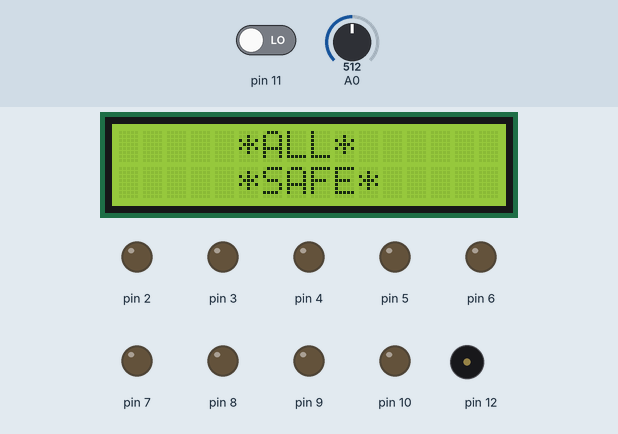
Bench run of a sketch on a simulated Arduino Uno, built with avr-gcc and run on an emulated ATmega328P. Shown: 16×2 character LCD, output pins drawn as LEDs (lit = HIGH), buzzer (waves = sounding). Dashed ring = blinking. The inputs (shaded band) are chosen by the test bench; at power-on: A0 = 512, pin 11 LOW.

Above: at 1.2 s.
1.3 s: A0 set to 637
2.8 s: A0 set to 669
At 3.9 s:
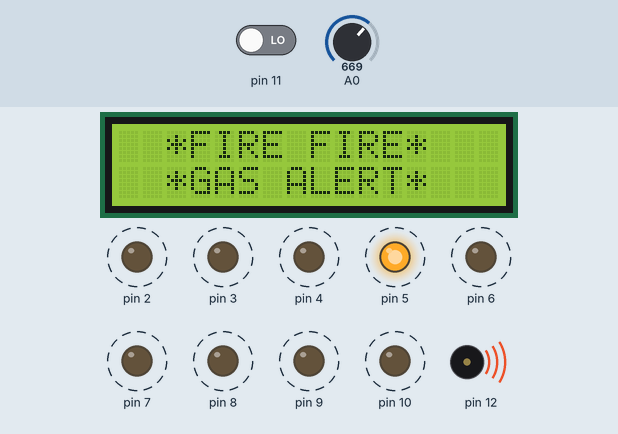
4.4 s: pin 11 driven HIGH
At 5.02 s:
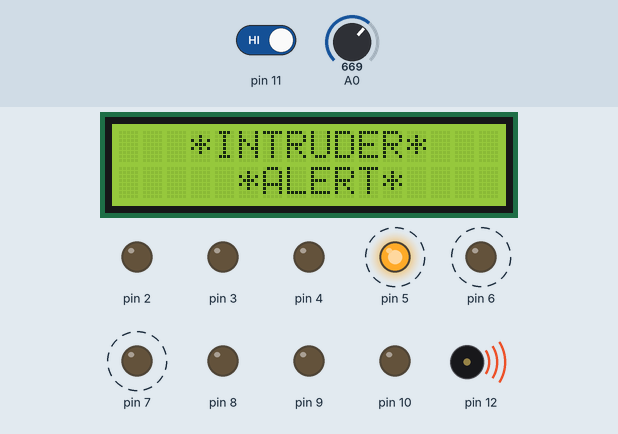
6.4 s: pin 11 driven LOW
7.9 s: A0 set to 640
At 8.45 s:
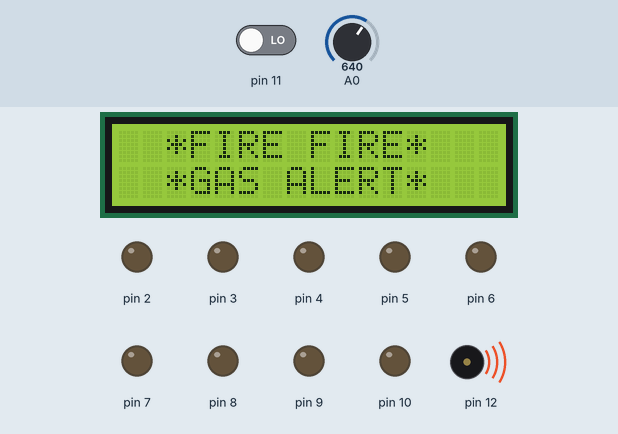
10.1 s: A0 set to 660
At 11.2 s:
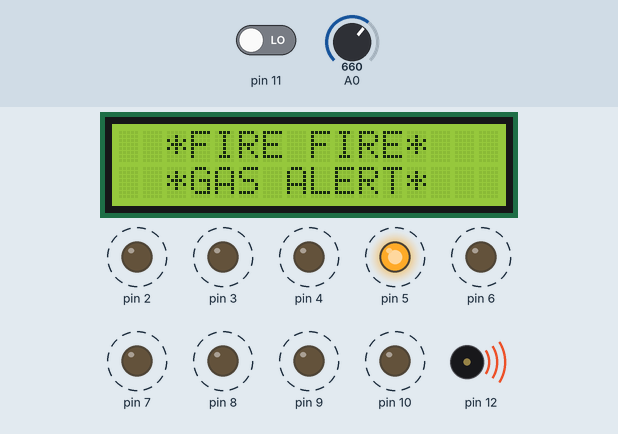
Timing chart, 0 to 12.8 s (numbered marks = the images above; inputs shaded):
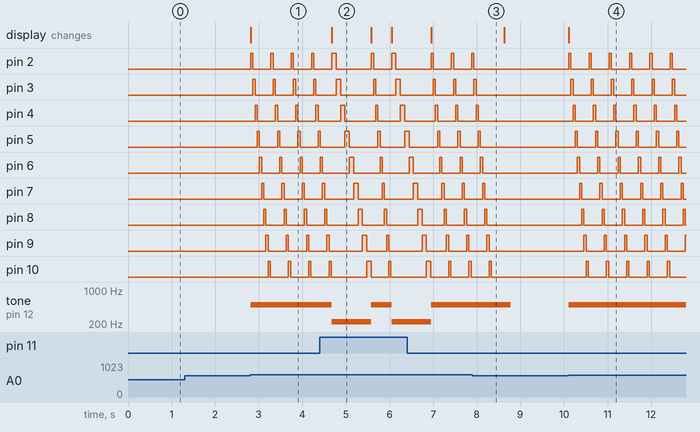

The sketch:

arduino.ino
```cpp
#include <LiquidCrystal.h>

int pirsensor = 0;
int gassensor = 0;
LiquidCrystal lcd(13, A1, A2, A3, A4, A5);

void setup()
{
  //-------------------------Leds-----------------------------
  pinMode(1, OUTPUT);
  pinMode(2, OUTPUT);
  pinMode(3, OUTPUT);
  pinMode(4, OUTPUT);
  pinMode(5, OUTPUT);
  pinMode(6, OUTPUT);
  pinMode(7, OUTPUT);
  pinMode(8, OUTPUT);
  pinMode(9, OUTPUT);
  pinMode(10, OUTPUT);

  //-----------------------PIR sensor-------------------------
  pinMode(11, INPUT);

  //-----------------------Gas sensor-------------------------
  Serial.begin(9600);

  //--------------------------Piezo---------------------------
  pinMode(12, OUTPUT);

  //---------------------------LCD----------------------------
  lcd.begin(16, 2); // 16 coloane, 2 randuri

}

void loop(){
  pirsensor = digitalRead(11);
  gassensor = analogRead(A0);

  //--------------PIR sensor for motion detection-------------
  if (pirsensor == HIGH)
  {
    lcd.clear();
    lcd.setCursor(3, 0);
    lcd.print("*INTRUDER*");
    lcd.setCursor(5, 1);
    lcd.print("*ALERT*");


    // dance led, dance
    tone(12, 220, 900);
    digitalWrite(2, HIGH);
    delay(100);
    digitalWrite(2, LOW);
    digitalWrite(3, HIGH);
    delay(100);
    digitalWrite(3, LOW);
    digitalWrite(4, HIGH);
    delay(100);
    digitalWrite(4, LOW);
    digitalWrite(5, HIGH);
    delay(100);
    digitalWrite(5, LOW);
    digitalWrite(6, HIGH);
    delay(100);
    digitalWrite(6, LOW);
    digitalWrite(7, HIGH);
    delay(100);
    digitalWrite(7, LOW);
    digitalWrite(8, HIGH);
    delay(100);
    digitalWrite(8, LOW);
    digitalWrite(9, HIGH);
    delay(100);
    digitalWrite(9, LOW);
    digitalWrite(10, HIGH);
    delay(100);
    digitalWrite(10, LOW);
  }
  //------------------Gas sensor------------------
  if (gassensor > 650) {
    lcd.clear();
    lcd.setCursor(2, 0);
    lcd.print("*FIRE FIRE*");
    lcd.setCursor(2, 1);
    lcd.print("*GAS ALERT*");

    tone(12, 500, 900);
    digitalWrite(2, HIGH);
    delay(50);
    digitalWrite(2, LOW);
    digitalWrite(3, HIGH);
    delay(50);
    digitalWrite(3, LOW);
    digitalWrite(4, HIGH);
    delay(50);
    digitalWrite(4, LOW);
    digitalWrite(5, HIGH);
    delay(50);
    digitalWrite(5, LOW);
    digitalWrite(6, HIGH);
    delay(50);
    digitalWrite(6, LOW);
    digitalWrite(7, HIGH);
    delay(50);
    digitalWrite(7, LOW);
    digitalWrite(8, HIGH);
    delay(50);
    digitalWrite(8, LOW);
    digitalWrite(9, HIGH);
    delay(50);
    digitalWrite(9, LOW);
    digitalWrite(10, HIGH);
    delay(50);
    digitalWrite(10, LOW);
  } else
  {
    // suntem bine
    lcd.clear();
    lcd.setCursor(5, 0);
    lcd.print("*ALL*");
    lcd.setCursor(5, 1);
    lcd.print("*SAFE*");

    digitalWrite(2, LOW);
    digitalWrite(3, LOW);
    digitalWrite(4, LOW);
    digitalWrite(5, LOW);
    digitalWrite(6, LOW);
    digitalWrite(7, LOW);
    digitalWrite(8, LOW);
    digitalWrite(9, LOW);
    digitalWrite(10, LOW);
  }
  delay(10);

}
```

Measured:
- the behaviour switches between 650 and 651 on A0 (found by bisection; images 0 and 1)
- after the input at 1.3 s, every drawn part: stays the same
- after the input at 2.8 s, pin 2: alternates HIGH for 0.05 s and LOW for 0.42 s, starting at once; pin 3: alternates HIGH for 0.05 s and LOW for 0.42 s, starting after 0.06 s
- after the input at 4.4 s, pin 5: alternates HIGH for 0.08 s and LOW for 0.61 s, starting after 0.58 s; pin 6: alternates HIGH for 0.08 s and LOW for 0.61 s, starting after 0.68 s
- after the input at 6.4 s, tone on pin 12: goes on until 7.0 s, then stays 500 Hz
- after the input at 7.9 s, pin 2: goes on until 7.9 s, then stays LOW; pin 3, pin 4: goes on until 8.0 s, then stays LOW; pin 5, pin 6: goes on until 8.1 s, then stays LOW; pin 7, pin 8: goes on until 8.2 s, then stays LOW; pin 9, pin 10: goes on until 8.3 s, then stays LOW
- after the input at 10.1 s, pin 2: alternates HIGH for 0.05 s and LOW for 0.42 s, starting at once; pin 3: alternates HIGH for 0.05 s and LOW for 0.42 s, starting after 0.06 s
